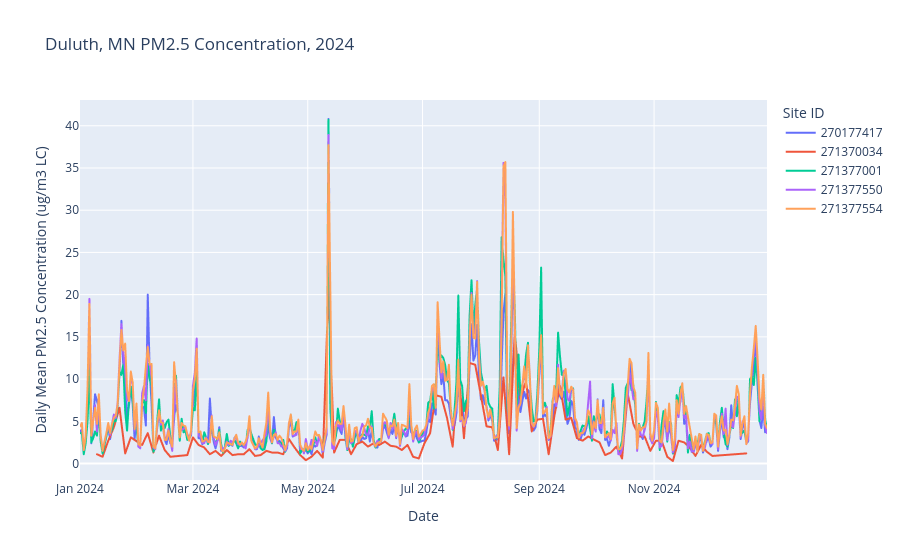

This figure's notebook cell:
### Markdown cell above
**Which two chart types will you use, and what part of the question should each make easier to answer? Specify the time, location, and quantitative encodings.**

Your answer: The two charts I will use are the time-series line plot and the bubble map. The time-series line plot will help us answer when the PM2.5 concentration was the highest, and the bubble map will help us answer where the PM2.5 concentration was the highest.

### Code cell
# Create Figure 1 with a descriptive title, units, useful hover fields, and suitable dimensions.
# If animated, use chronological frames and fixed scales.
fig3 = px.line(pm_concentration_df, x='Date', y='Daily Mean PM2.5 Concentration', color="Site ID",
              title='Duluth, MN PM2.5 Concentration, 2024',
              labels={'Date':'Date', 'Daily Mean PM2.5 Concentration':'Daily Mean PM2.5 Concentration (ug/m3 LC)'})
fig3.show()

### Figure 1 — Plotly figure (JSON) as saved in the notebook; plotly's stock layout.template omitted (floating-point values rounded to 4 significant figures; data arrays with more than 128 entries replaced by an {"elided": "..."} marker saying what was removed)
{"data": [{"hovertemplate": "Site ID=270177417<br>Date=%{x}<br>Daily Mean PM2.5 Concentration (ug/m3 LC)=%{y}<extra></extra>", "legendgroup": "270177417", "line": {"color": "#636efa", "dash": "solid"}, "marker": {"symbol": "circle"}, "mode": "lines", "name": "270177417", "showlegend": true, "type": "scattergl", "x": {"elided": "366 str values"}, "xaxis": "x", "y": {"elided": "366 float values"}, "yaxis": "y"}, {"hovertemplate": "Site ID=271370034<br>Date=%{x}<br>Daily Mean PM2.5 Concentration (ug/m3 LC)=%{y}<extra></extra>", "legendgroup": "271370034", "line": {"color": "#EF553B", "dash": "solid"}, "marker": {"symbol": "circle"}, "mode": "lines", "name": "271370034", "showlegend": true, "type": "scattergl", "x": ["2024-01-10T00:00:00", "2024-01-13T00:00:00", "2024-01-16T00:00:00", "2024-01-19T00:00:00", "2024-01-22T00:00:00", "2024-01-25T00:00:00", "2024-01-28T00:00:00", "2024-02-03T00:00:00", "2024-02-06T00:00:00", "2024-02-09T00:00:00", "2024-02-12T00:00:00", "2024-02-15T00:00:00", "2024-02-18T00:00:00", "2024-02-27T00:00:00", "2024-03-01T00:00:00", "2024-03-04T00:00:00", "2024-03-07T00:00:00", "2024-03-10T00:00:00", "2024-03-13T00:00:00", "2024-03-16T00:00:00", "2024-03-19T00:00:00", "2024-03-22T00:00:00", "2024-03-25T00:00:00", "2024-03-28T00:00:00", "2024-03-31T00:00:00", "2024-04-03T00:00:00", "2024-04-06T00:00:00", "2024-04-09T00:00:00", "2024-04-12T00:00:00", "2024-04-15T00:00:00", "2024-04-18T00:00:00", "2024-04-21T00:00:00", "2024-04-24T00:00:00", "2024-04-27T00:00:00", "2024-04-30T00:00:00", "2024-05-03T00:00:00", "2024-05-06T00:00:00", "2024-05-09T00:00:00", "2024-05-12T00:00:00", "2024-05-15T00:00:00", "2024-05-18T00:00:00", "2024-05-21T00:00:00", "2024-05-24T00:00:00", "2024-05-27T00:00:00", "2024-05-30T00:00:00", "2024-06-02T00:00:00", "2024-06-05T00:00:00", "2024-06-08T00:00:00", "2024-06-11T00:00:00", "2024-06-14T00:00:00", "2024-06-17T00:00:00", "2024-06-20T00:00:00", "2024-06-23T00:00:00", "2024-06-26T00:00:00", "2024-06-29T00:00:00", "2024-07-02T00:00:00", "2024-07-05T00:00:00", "2024-07-08T00:00:00", "2024-07-11T00:00:00", "2024-07-14T00:00:00", "2024-07-17T00:00:00", "2024-07-20T00:00:00", "2024-07-23T00:00:00", "2024-07-26T00:00:00", "2024-07-29T00:00:00", "2024-08-04T00:00:00", "2024-08-07T00:00:00", "2024-08-10T00:00:00", "2024-08-13T00:00:00", "2024-08-16T00:00:00", "2024-08-19T00:00:00", "2024-08-22T00:00:00", "2024-08-25T00:00:00", "2024-08-28T00:00:00", "2024-08-31T00:00:00", "2024-09-03T00:00:00", "2024-09-06T00:00:00", "2024-09-09T00:00:00", "2024-09-12T00:00:00", "2024-09-15T00:00:00", "2024-09-18T00:00:00", "2024-09-21T00:00:00", "2024-09-24T00:00:00", "2024-09-27T00:00:00", "2024-10-03T00:00:00", "2024-10-06T00:00:00", "2024-10-09T00:00:00", "2024-10-12T00:00:00", "2024-10-15T00:00:00", "2024-10-18T00:00:00", "2024-10-21T00:00:00", "2024-10-24T00:00:00", "2024-10-27T00:00:00", "2024-10-30T00:00:00", "2024-11-02T00:00:00", "2024-11-05T00:00:00", "2024-11-08T00:00:00", "2024-11-11T00:00:00", "2024-11-14T00:00:00", "2024-11-17T00:00:00", "2024-11-20T00:00:00", "2024-11-23T00:00:00", "2024-11-26T00:00:00", "2024-11-29T00:00:00", "2024-12-02T00:00:00", "2024-12-20T00:00:00"], "xaxis": "x", "y": [1.1, 0.8, 2.7, 4.3, 6.6, 1.2, 3.1, 2.2, 3.6, 1.3, 3.3, 1.6, 0.8, 1, 3.1, 2.2, 1.9, 1.1, 1.5, 0.9, 1.6, 1, 1.1, 1.1, 1.7, 0.9, 1, 1.5, 1.3, 1.3, 1.1, 2.9, 1.9, 1, 0.4, 0.8, 1.5, 0.7, 20.7, 1.3, 2.8, 2.8, 1.1, 2.3, 2.6, 2, 2.4, 2.2, 2.6, 2.1, 2, 1.6, 2.2, 0.8, 0.6, 2.4, 3.6, 8.1, 7.9, 5.4, 2, 11.2, 3, 11.9, 11.7, 4.4, 4.3, 1.6, 10.2, 1.1, 15.6, 7.7, 9.8, 3.8, 5.2, 5.3, 1.1, 5.6, 9.2, 5.2, 5.4, 3, 2.7, 3.2, 2.5, 1, 1.3, 2, 0.6, 8.3, 4.7, 3.2, 3.2, 1.5, 2.7, 2.7, 0.8, 0.3, 2.7, 2.5, 1.9, 0.9, 2.2, 1.4, 0.9, 1.2], "yaxis": "y"}, {"hovertemplate": "Site ID=271377001<br>Date=%{x}<br>Daily Mean PM2.5 Concentration (ug/m3 LC)=%{y}<extra></extra>", "legendgroup": "271377001", "line": {"color": "#00cc96", "dash": "solid"}, "marker": {"symbol": "circle"}, "mode": "lines", "name": "271377001", "showlegend": true, "type": "scattergl", "x": {"elided": "365 str values"}, "xaxis": "x", "y": {"elided": "365 float values"}, "yaxis": "y"}, {"hovertemplate": "Site ID=271377550<br>Date=%{x}<br>Daily Mean PM2.5 Concentration (ug/m3 LC)=%{y}<extra></extra>", "legendgroup": "271377550", "line": {"color": "#ab63fa", "dash": "solid"}, "marker": {"symbol": "circle"}, "mode": "lines", "name": "271377550", "showlegend": true, "type": "scattergl", "x": {"elided": "362 str values"}, "xaxis": "x", "y": {"elided": "362 float values"}, "yaxis": "y"}, {"hovertemplate": "Site ID=271377554<br>Date=%{x}<br>Daily Mean PM2.5 Concentration (ug/m3 LC)=%{y}<extra></extra>", "legendgroup": "271377554", "line": {"color": "#FFA15A", "dash": "solid"}, "marker": {"symbol": "circle"}, "mode": "lines", "name": "271377554", "showlegend": true, "type": "scattergl", "x": {"elided": "361 str values"}, "xaxis": "x", "y": {"elided": "361 float values"}, "yaxis": "y"}], "layout": {"legend": {"title": {"text": "Site ID"}, "tracegroupgap": 0}, "title": {"text": "Duluth, MN PM2.5 Concentration, 2024"}, "xaxis": {"anchor": "y", "domain": [0, 1], "title": {"text": "Date"}}, "yaxis": {"anchor": "x", "domain": [0, 1], "title": {"text": "Daily Mean PM2.5 Concentration (ug/m3 LC)"}}}}
